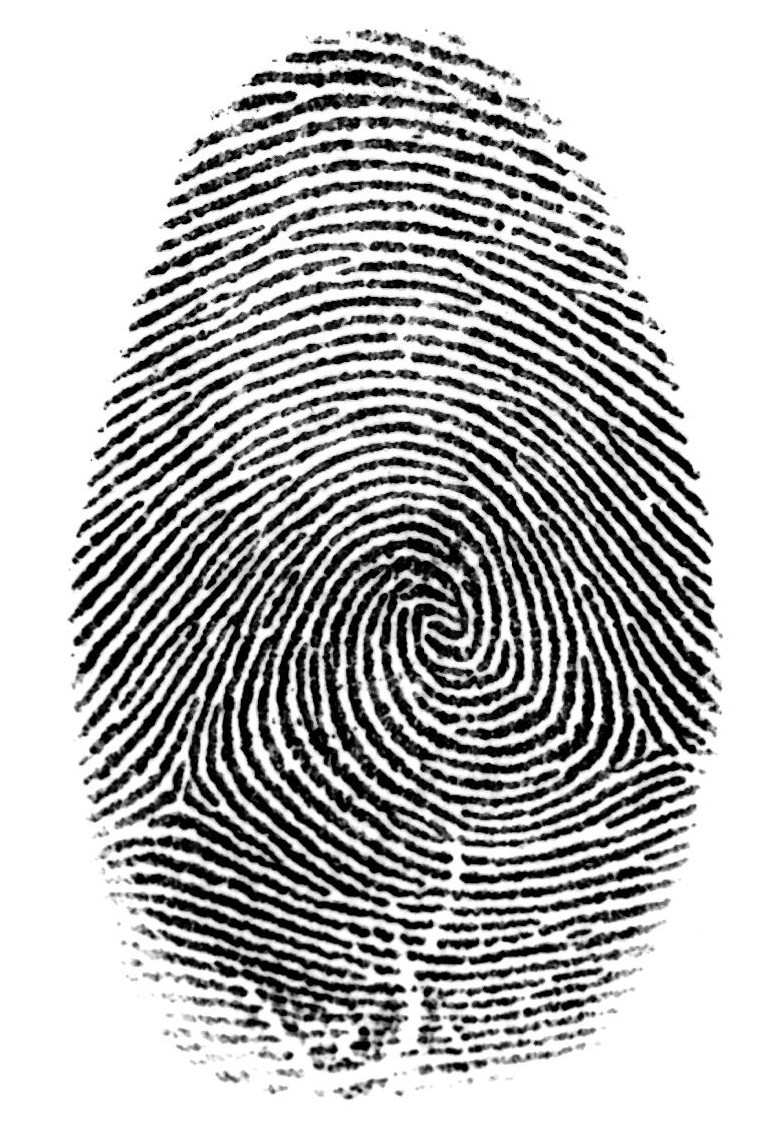
#> input picture testes-algoritmos-TG/img1.jpg, 784 x 1133 px
$ python py_canny.py
#> lines starting #> are read from the running program, lines starting #| are printed output that depends on the picture; after the words box and inside, x2 and y2 are one past the last pixel; in counts of white or black regions, pixels touching at a corner belong together
import cv2
import numpy as np
from matplotlib import pyplot as plt

img = cv2.imread('img1.jpg',0)
#> img is the input picture: shape (1133, 784); min 0, max 255, mean 184.2
edges = cv2.Canny(img,100,200)
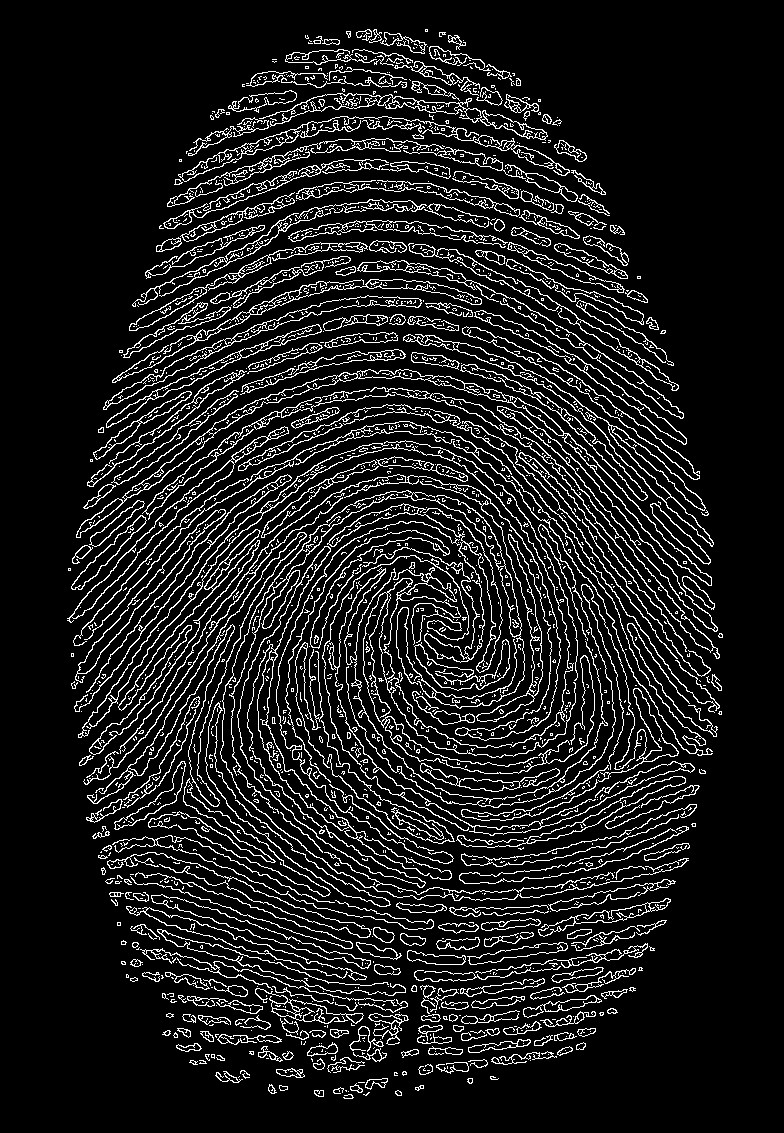
#> edges: shape (1133, 784); 11% white in thin lines or dots, all inside (x1, y1, x2, y2) = (67, 29, 723, 1099)

teste = cv2.imwrite('canny.jpg',edges)
